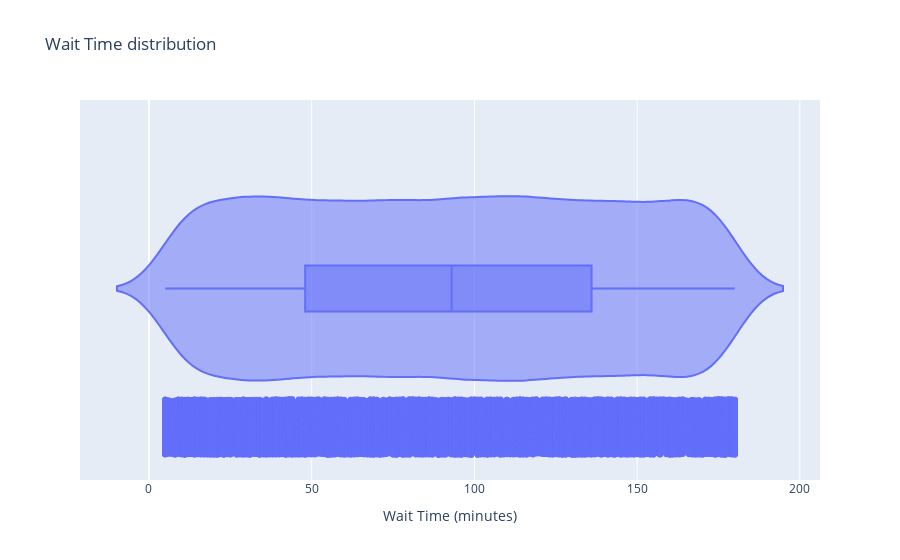

Here is the notebook cell this chart was saved with:
### Markdown cell above
box plot, staff rating 별로 speed rating이 별 차이 없어보임

### Code cell
px.violin(df_lab,x="Wait Time (minutes)", title = "Wait Time distribution", box=True, points="all")

### Figure 1 — Plotly figure (JSON) as saved in the notebook; plotly's stock layout.template omitted (floating-point values rounded to 4 significant figures; data arrays with more than 128 entries replaced by an {"elided": "..."} marker saying what was removed)
{"data": [{"alignmentgroup": "True", "box": {"visible": true}, "hovertemplate": "Wait Time (minutes)=%{x}<extra></extra>", "legendgroup": "", "marker": {"color": "#636efa"}, "name": "", "offsetgroup": "", "orientation": "h", "points": "all", "scalegroup": "True", "showlegend": false, "type": "violin", "x": {"elided": "20000 int values"}, "x0": " ", "xaxis": "x", "y0": " ", "yaxis": "y"}], "layout": {"autosize": true, "legend": {"tracegroupgap": 0}, "title": {"text": "Wait Time distribution"}, "violinmode": "group", "xaxis": {"anchor": "y", "autorange": true, "domain": [0, 1], "range": [-21.19, 206.2], "title": {"text": "Wait Time (minutes)"}, "type": "linear"}, "yaxis": {"anchor": "x", "autorange": true, "domain": [0, 1], "range": [-0.5169, 0.5], "type": "category"}}}
